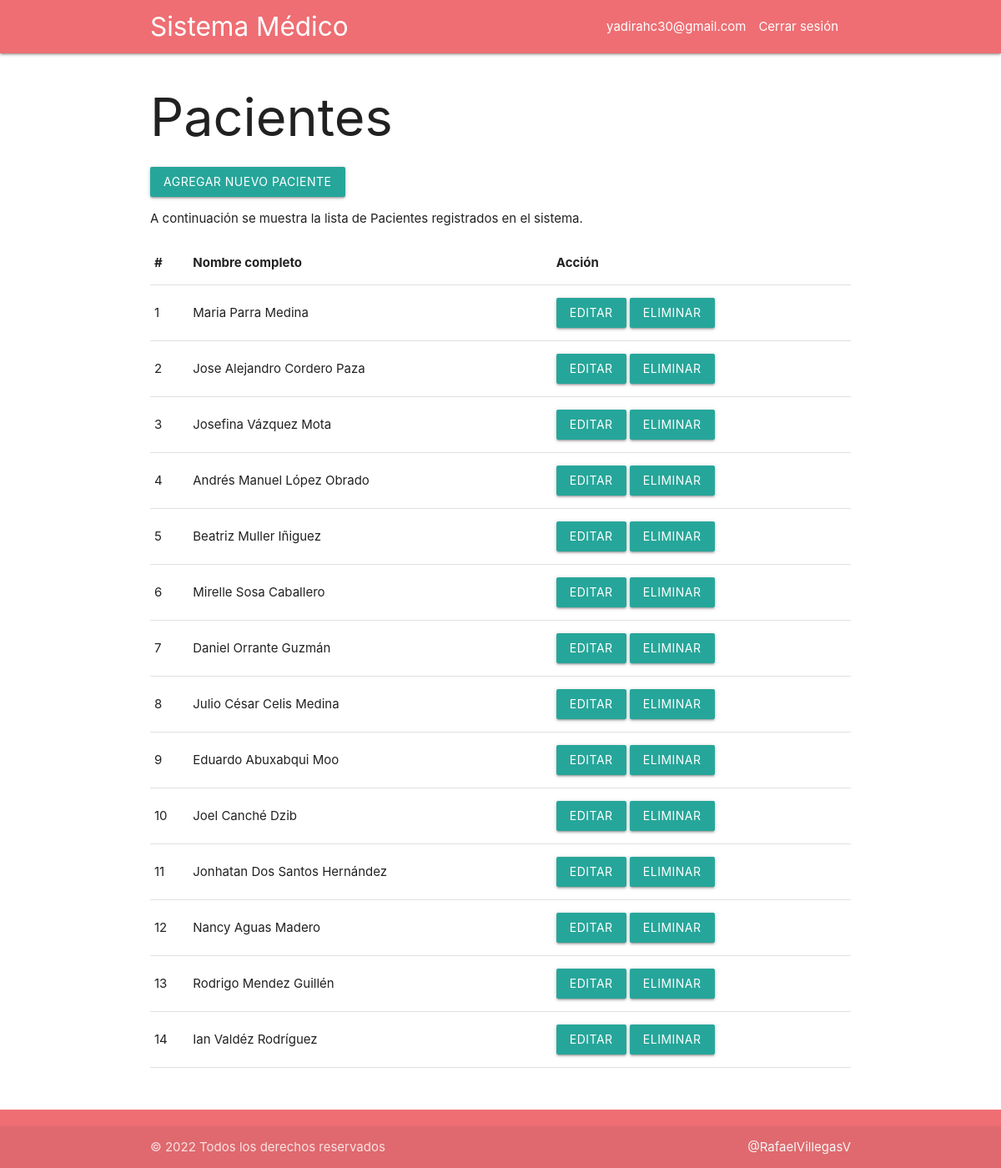
/pacientes.php (signed in), run on the app's committed database.
### tables this page shows
CREATE TABLE IF NOT EXISTS `pacientes` (
    `id_paciente` INT(11) NOT NULL AUTO_INCREMENT,
    `nombre_paciente` VARCHAR(45) NOT NULL,
    `apellidos_paciente` VARCHAR(45) DEFAULT NULL,
    `edad` INT(45) NOT NULL,
    `fecha_alta` DATE NOT NULL,
    `estatus` TINYINT(1) NOT NULL DEFAULT '1',
    PRIMARY KEY (`id_paciente`)
);

### pacientes.php (the view, shortened to what this page needs)
<?php session_start();
if (isset($_SESSION['elusuario'])) {
    include('./layout/cabecera.php');
?>
    <h1>Pacientes</h1>
    <a href="agregar_paciente.php" class="btn">Agregar Nuevo Paciente</a>
    <p>A continuación se muestra la lista de Pacientes registrados en el sistema.</p>
    <table>
        <thead>
            <tr>
                <th>#</th>
                <th>Nombre completo</th>
                <th>Acción</th>
            </tr>
        </thead>
        <tbody>
            <?php
            require_once('./includes/conexion.php');
            $sql2 = "SELECT id_paciente,CONCAT(nombre_paciente,' ',apellidos_paciente) AS nombre_completo FROM pacientes where estatus >0";
            $consulta2 = $conexion->prepare($sql2);
            $consulta2->execute();
            $resultado2 = $consulta2->fetchAll(PDO::FETCH_OBJ);
            $i = 1;
            if ($consulta2->rowCount() > 0) {
                foreach ($resultado2 as $registro2) {
                    echo "
          <tr>
            <td>" . $i++ . "</td>
            <td>" . $registro2->nombre_completo . "</td>
            <td>
                <a class='btn' href='editar_paciente.php?id=" . $registro2->id_paciente . "'>Editar</a>
                <a class='btn' onclick='javascript:eliminar(" . $registro2->id_paciente . ")'>Eliminar</a>
            </td>
          </tr>  ";
                }
            }
            ?>
        </tbody>
    </table>
<?php
    include('./layout/pie.php');
} else {
    header('location:index.php');
}
?>

### data on the page
pacientes: nombre_completo "Maria Parra Medina"
pacientes: nombre_completo "Jose Alejandro Cordero Paza"
pacientes: nombre_completo "Josefina Vázquez Mota"
pacientes: nombre_completo "Andrés Manuel López Obrado"
pacientes: nombre_completo "Beatriz Muller Iñiguez"
pacientes: nombre_completo "Mirelle Sosa Caballero"
pacientes: nombre_completo "Daniel Orrante Guzmán"
pacientes: nombre_completo "Julio César Celis Medina"
pacientes: nombre_completo "Eduardo Abuxabqui Moo"
pacientes: nombre_completo "Joel Canché Dzib"
pacientes: nombre_completo "Jonhatan Dos Santos Hernández"
pacientes: nombre_completo "Nancy Aguas Madero"
pacientes: nombre_completo "Rodrigo Mendez Guillén"
pacientes: nombre_completo "Ian Valdéz Rodríguez"

### other printed values
$_SESSION['elusuario'] "yadirahc30@gmail.com"
